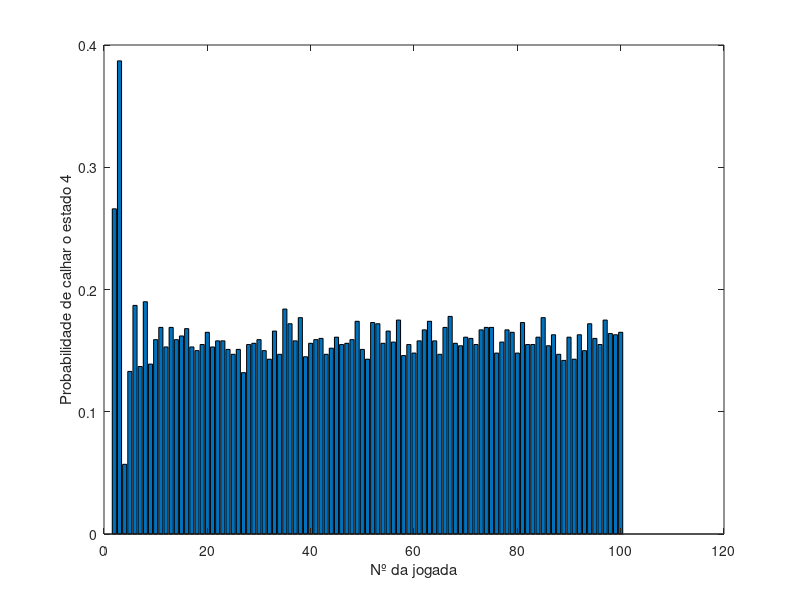

The MATLAB source for this figure:
close all;
Njogadas=100;
NMC=1000; %Número de runs
Ncasas=7;
Aluguer = [10,10,0,15,20,25,35];
estados = [2,3,4,5,6,3,1;
           3,4,5,6,3,7,2]; %representação da máquina de estados a posição estados(1,1) representa a casa onde se vai para caso estejamos na casa 1 e calhe cara
counter4 = zeros(1, Njogadas);


%rand('state',0)
espera = 0;
hh = waitbar(espera,"Doing stuff");

for i=1:1:NMC
    x = 0; %variável escalar que indica o número do estado em que a marca do jogador está em cada instante;
    espera = espera + 1/NMC;
    waitbar(espera,hh,"Doing stuff");
    for k=1:1:Njogadas         
        avanca = randi([1 2]); % lançamento da moeda
        if x == 0              % no inicio está "fora do tabuleiro"
            x = avanca;        % ou vai para o 1 ou para o 2
        else    
            x = estados(avanca,x);  % avança segundo o diagrama
        end
        if x == 4
            counter4(k) = counter4(k)+1; %assinala que na jogada k calhou a casa 4 na run i 
        end
    end     
end
freq4 = counter4/NMC; % calcula a frequencia com que em cada jogada calhou a casa 4
figure(1)
bar(1:Njogadas, freq4)
xlabel('Nº da jogada')
ylabel('Probabilidade de calhar o estado 4')
close(hh)
